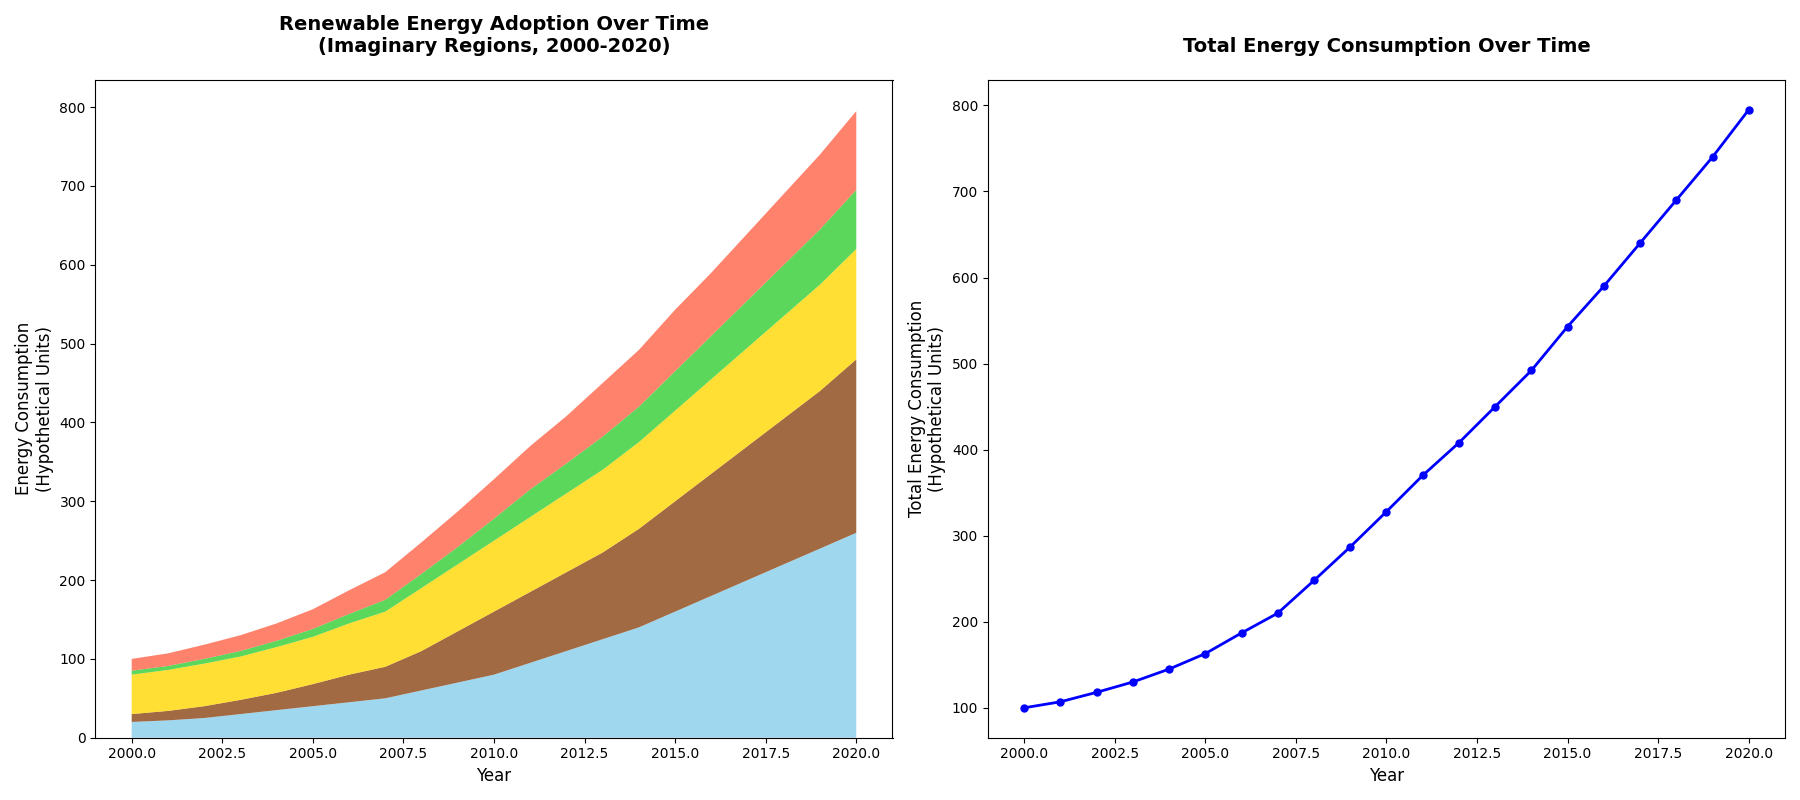

Here is the Python script that generated this plot:
import matplotlib.pyplot as plt
import numpy as np

years = np.arange(2000, 2021)

region_data = {
    'Solar': np.array([20, 22, 25, 30, 35, 40, 45, 50, 60, 70, 80, 95, 110, 125, 140, 160, 180, 200, 220, 240, 260]),
    'Wind': np.array([10, 12, 15, 18, 22, 28, 35, 40, 50, 65, 80, 90, 100, 110, 125, 140, 155, 170, 185, 200, 220]),
    'Hydro': np.array([50, 52, 54, 55, 58, 60, 65, 70, 80, 85, 90, 95, 100, 105, 110, 115, 120, 125, 130, 135, 140]),
    'Geothermal': np.array([5, 5, 6, 7, 8, 10, 12, 15, 18, 22, 28, 35, 38, 42, 45, 50, 55, 60, 65, 70, 75]),
    'Biomass': np.array([15, 16, 18, 20, 22, 25, 30, 35, 40, 45, 50, 55, 60, 68, 72, 78, 80, 85, 90, 95, 100])
}

total_energy = sum(region_data.values())

fig, axes = plt.subplots(1, 2, figsize=(18, 8))

# Manually shuffled the colors assigned to each category
axes[0].stackplot(years, region_data.values(),
                  colors=['#87CEEB', '#8B4513', '#FFD700', '#32CD32', '#FF6347'], alpha=0.8)
axes[0].set_title('Renewable Energy Adoption Over Time\n(Imaginary Regions, 2000-2020)', fontsize=14, fontweight='bold', pad=20)
axes[0].set_xlabel('Year', fontsize=12)
axes[0].set_ylabel('Energy Consumption\n(Hypothetical Units)', fontsize=12)

axes[1].plot(years, total_energy, marker='o', color='b', linestyle='-', linewidth=2, markersize=5)
axes[1].set_title('Total Energy Consumption Over Time', fontsize=14, fontweight='bold', pad=20)
axes[1].set_xlabel('Year', fontsize=12)
axes[1].set_ylabel('Total Energy Consumption\n(Hypothetical Units)', fontsize=12)

plt.tight_layout()
plt.show()
